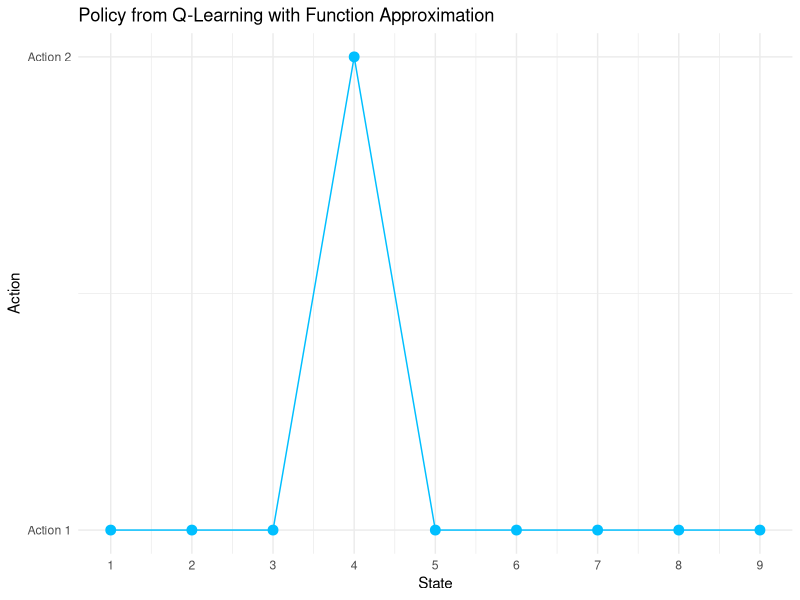
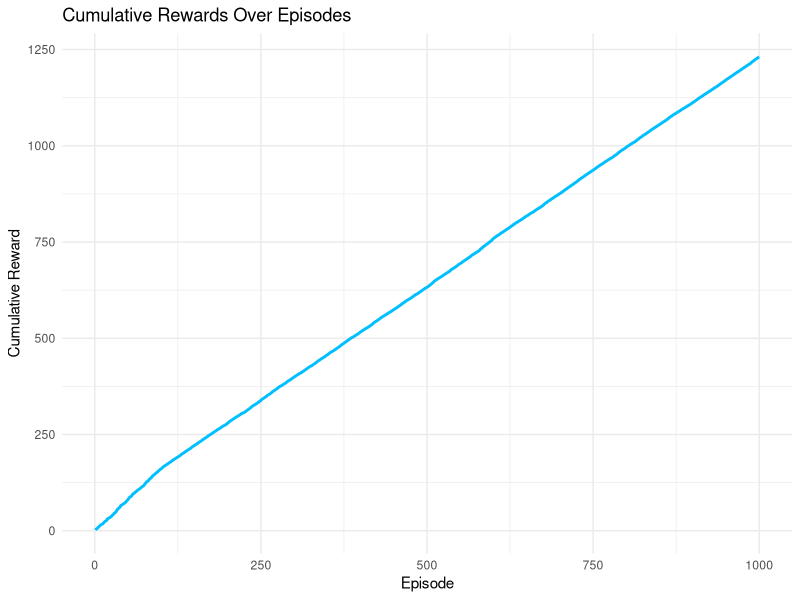

These charts were generated, in order, by the following R code:
## ---- chunk 1
# Common settings
n_states <- 10
n_actions <- 2
gamma <- 0.9
terminal_state <- n_states

# Environment: transition and reward models
set.seed(42)
transition_model <- array(0, dim = c(n_states, n_actions, n_states))
reward_model <- array(0, dim = c(n_states, n_actions, n_states))

# Build transition and reward models
for (s in 1:(n_states - 1)) {
  # Action 1: 90% to s+1, 10% to a different random state
  transition_model[s, 1, s + 1] <- 0.9
  other_states <- setdiff(1:n_states, s + 1)
  random_state <- sample(other_states, 1)
  transition_model[s, 1, random_state] <- 0.1
  
  # Action 2: 80% and 20% to two different random states
  two_states <- sample(1:n_states, 2, replace = FALSE)
  transition_model[s, 2, two_states[1]] <- 0.8
  transition_model[s, 2, two_states[2]] <- 0.2
}

# Make terminal state absorbing (stays in itself)
transition_model[n_states, , n_states] <- 1

# Set rewards (fixed, not random each time)
set.seed(42)
for (s in 1:(n_states - 1)) {
  for (a in 1:n_actions) {
    for (s_prime in 1:n_states) {
      if (transition_model[s, a, s_prime] > 0) {
        if (s_prime == n_states) {
          reward_model[s, a, s_prime] <- ifelse(a == 1, 1.0, 0.5)
        } else {
          reward_model[s, a, s_prime] <- ifelse(a == 1, 0.1 * runif(1), 0.05 * runif(1))
        }
      }
    }
  }
}

# Terminal state has no rewards
reward_model[n_states, , ] <- 0

# Verify transition probabilities sum to 1
for (s in 1:n_states) {
  for (a in 1:n_actions) {
    prob_sum <- sum(transition_model[s, a, ])
    if (abs(prob_sum - 1.0) > 1e-10) {
      warning(sprintf("State %d, Action %d: probabilities sum to %.4f", s, a, prob_sum))
    }
  }
}

# Sampling function
sample_env <- function(s, a) {
  probs <- transition_model[s, a, ]
  s_prime <- sample(1:n_states, 1, prob = probs)
  reward <- reward_model[s, a, s_prime]
  list(s_prime = s_prime, reward = reward)
}

# Create one-hot features for (state, action) pairs
create_features <- function(s, a, n_states, n_actions) {
  vec <- rep(0, n_states * n_actions)
  index <- (a - 1) * n_states + s
  vec[index] <- 1
  return(vec)
}

# Initialize weights
n_features <- n_states * n_actions
theta <- rep(0, n_features)

# Q-value approximation function
q_hat <- function(s, a, theta) {
  x <- create_features(s, a, n_states, n_actions)
  return(sum(x * theta))
}

# Q-Learning with function approximation
q_learning_fa <- function(episodes = 1000, alpha = 0.1, epsilon = 0.1) {
  theta <- rep(0, n_features)
  rewards <- numeric(episodes)
  
  for (ep in 1:episodes) {
    s <- sample(1:(n_states - 1), 1)
    episode_reward <- 0
    step_count <- 0
    max_steps <- 1000  # Prevent infinite loops
    
    while (step_count < max_steps) {
      step_count <- step_count + 1
      
      # Epsilon-greedy action selection
      a <- if (runif(1) < epsilon) {
        sample(1:n_actions, 1)
      } else {
        q_vals <- sapply(1:n_actions, function(a_) q_hat(s, a_, theta))
        which.max(q_vals)
      }
      
      out <- sample_env(s, a)
      s_prime <- out$s_prime
      r <- out$reward
      episode_reward <- episode_reward + r
      
      # Compute TD target and error
      q_current <- q_hat(s, a, theta)
      q_next <- if (s_prime == terminal_state) {
        0
      } else {
        max(sapply(1:n_actions, function(a_) q_hat(s_prime, a_, theta)))
      }
      target <- r + gamma * q_next
      error <- target - q_current
      
      # Gradient update
      x <- create_features(s, a, n_states, n_actions)
      theta <- theta + alpha * error * x
      
      if (s_prime == terminal_state) break
      s <- s_prime
    }
    
    rewards[ep] <- episode_reward
  }
  
  # Derive policy
  policy <- sapply(1:n_states, function(s) {
    if (s == terminal_state) {
      NA
    } else {
      which.max(sapply(1:n_actions, function(a) q_hat(s, a, theta)))
    }
  })
  
  list(theta = theta, policy = policy, rewards = rewards)
}

# Run Q-Learning with function approximation
set.seed(42)
fa_result <- q_learning_fa(episodes = 1000, alpha = 0.1, epsilon = 0.1)
fa_policy <- fa_result$policy
fa_rewards <- fa_result$rewards

# Visualize policy
library(ggplot2)

policy_df <- data.frame(
  State = 1:n_states,
  Policy = fa_policy,
  Algorithm = "Q-Learning FA"
)

policy_plot <- ggplot(policy_df[!is.na(policy_df$Policy), ], 
                      aes(x = State, y = Policy)) +
  geom_point(size = 3, color = "deepskyblue") +
  geom_line(color = "deepskyblue") +
  theme_minimal() +
  labs(title = "Policy from Q-Learning with Function Approximation", 
       x = "State", 
       y = "Action") +
  scale_x_continuous(breaks = 1:n_states) +
  scale_y_continuous(breaks = 1:n_actions, labels = c("Action 1", "Action 2")) +
  theme(legend.position = "none")

# Visualize cumulative rewards
reward_df <- data.frame(
  Episode = 1:1000,
  CumulativeReward = cumsum(fa_rewards),
  Algorithm = "Q-Learning FA"
)

reward_plot <- ggplot(reward_df, aes(x = Episode, y = CumulativeReward)) +
  geom_line(color = "deepskyblue", linewidth = 1) +
  theme_minimal() +
  labs(title = "Cumulative Rewards Over Episodes",
       x = "Episode",
       y = "Cumulative Reward")

# Display plots
print(policy_plot)
print(reward_plot)

# Print summary statistics
cat("\nPolicy Summary:\n")
print(table(fa_policy, useNA = "ifany"))

cat("\nFinal 10 Episode Rewards:\n")
print(tail(fa_rewards, 10))

cat("\nMean Episode Reward (last 100 episodes):\n")
print(mean(tail(fa_rewards, 100)))
